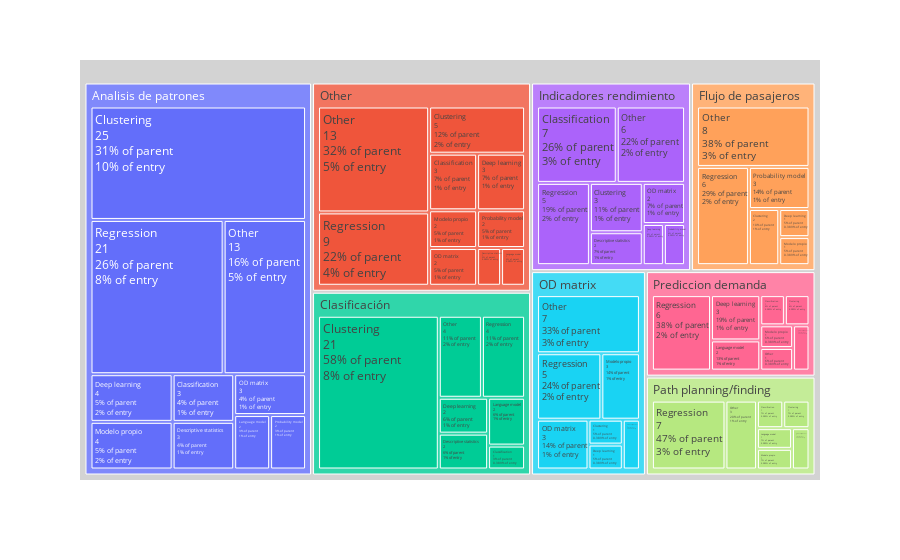

Notebook code cell kept with this figure:
### Code cell
import plotly.express as px
aggregated_table = (
    data[columns]
    .groupby(["Model", "Model type", "Analysis type"])[["ID"]]
    .nunique()
    .groupby(["Model type", "Analysis type"])[["ID"]]
    .sum()
    .sort_values(by="ID")
)
fig = px.treemap(aggregated_table.reset_index(), path=['Analysis type', 'Model type'], values='ID')
fig.update_traces(root_color="lightgrey", textinfo = "label+value+percent parent+percent entry")
#fig.update_layout(margin = dict(t=50, l=25, r=25, b=25))
fig.show()

### Figure 1 — Plotly figure (JSON) as saved in the notebook; plotly's stock layout.template omitted (floating-point values rounded to 4 significant figures)
{"data": [{"branchvalues": "total", "domain": {"x": [0, 1], "y": [0, 1]}, "hovertemplate": "labels=%{label}<br>ID=%{value}<br>parent=%{parent}<br>id=%{id}<extra></extra>", "ids": ["Analisis de patrones/Classification", "Clasificación/Classification", "Indicadores rendimiento/Classification", "Other/Classification", "Path planning/finding/Classification", "Prediccion demanda/Classification", "Analisis de patrones/Clustering", "Clasificación/Clustering", "Flujo de pasajeros/Clustering", "Indicadores rendimiento/Clustering", "OD matrix/Clustering", "Other/Clustering", "Path planning/finding/Clustering", "Prediccion demanda/Clustering", "Analisis de patrones/Deep learning", "Clasificación/Deep learning", "Flujo de pasajeros/Deep learning", "Indicadores rendimiento/Deep learning", "OD matrix/Deep learning", "Other/Deep learning", "Prediccion demanda/Deep learning", "Analisis de patrones/Descriptive statistics", "Clasificación/Descriptive statistics", "Indicadores rendimiento/Descriptive statistics", "Other/Descriptive statistics", "Analisis de patrones/Language model", "Clasificación/Language model", "Other/Language model", "Path planning/finding/Language model", "Prediccion demanda/Language model", "Analisis de patrones/Modelo propio", "Flujo de pasajeros/Modelo propio", "OD matrix/Modelo propio", "Other/Modelo propio", "Path planning/finding/Modelo propio", "Prediccion demanda/Modelo propio", "Analisis de patrones/OD matrix", "Indicadores rendimiento/OD matrix", "OD matrix/OD matrix", "Other/OD matrix", "Analisis de patrones/Other", "Clasificación/Other", "Flujo de pasajeros/Other", "Indicadores rendimiento/Other", "OD matrix/Other", "Other/Other", "Path planning/finding/Other", "Prediccion demanda/Other", "Analisis de patrones/Probability model", "Flujo de pasajeros/Probability model", "Indicadores rendimiento/Probability model", "OD matrix/Probability model", "Other/Probability model", "Path planning/finding/Probability model", "Prediccion demanda/Probability model", "Analisis de patrones/Regression", "Clasificación/Regression", "Flujo de pasajeros/Regression", "Indicadores rendimiento/Regression", "OD matrix/Regression", "Other/Regression", "Path planning/finding/Regression", "Prediccion demanda/Regression", "Analisis de patrones", "Clasificación", "Flujo de pasajeros", "Indicadores rendimiento", "OD matrix", "Other", "Path planning/finding", "Prediccion demanda"], "labels": ["Classification", "Classification", "Classification", "Classification", "Classification", "Classification", "Clustering", "Clustering", "Clustering", "Clustering", "Clustering", "Clustering", "Clustering", "Clustering", "Deep learning", "Deep learning", "Deep learning", "Deep learning", "Deep learning", "Deep learning", "Deep learning", "Descriptive statistics", "Descriptive statistics", "Descriptive statistics", "Descriptive statistics", "Language model", "Language model", "Language model", "Language model", "Language model", "Modelo propio", "Modelo propio", "Modelo propio", "Modelo propio", "Modelo propio", "Modelo propio", "OD matrix", "OD matrix", "OD matrix", "OD matrix", "Other", "Other", "Other", "Other", "Other", "Other", "Other", "Other", "Probability model", "Probability model", "Probability model", "Probability model", "Probability model", "Probability model", "Probability model", "Regression", "Regression", "Regression", "Regression", "Regression", "Regression", "Regression", "Regression", "Analisis de patrones", "Clasificación", "Flujo de pasajeros", "Indicadores rendimiento", "OD matrix", "Other", "Path planning/finding", "Prediccion demanda"], "name": "", "parents": ["Analisis de patrones", "Clasificación", "Indicadores rendimiento", "Other", "Path planning/finding", "Prediccion demanda", "Analisis de patrones", "Clasificación", "Flujo de pasajeros", "Indicadores rendimiento", "OD matrix", "Other", "Path planning/finding", "Prediccion demanda", "Analisis de patrones", "Clasificación", "Flujo de pasajeros", "Indicadores rendimiento", "OD matrix", "Other", "Prediccion demanda", "Analisis de patrones", "Clasificación", "Indicadores rendimiento", "Other", "Analisis de patrones", "Clasificación", "Other", "Path planning/finding", "Prediccion demanda", "Analisis de patrones", "Flujo de pasajeros", "OD matrix", "Other", "Path planning/finding", "Prediccion demanda", "Analisis de patrones", "Indicadores rendimiento", "OD matrix", "Other", "Analisis de patrones", "Clasificación", "Flujo de pasajeros", "Indicadores rendimiento", "OD matrix", "Other", "Path planning/finding", "Prediccion demanda", "Analisis de patrones", "Flujo de pasajeros", "Indicadores rendimiento", "OD matrix", "Other", "Path planning/finding", "Prediccion demanda", "Analisis de patrones", "Clasificación", "Flujo de pasajeros", "Indicadores rendimiento", "OD matrix", "Other", "Path planning/finding", "Prediccion demanda", "", "", "", "", "", "", "", ""], "root": {"color": "lightgrey"}, "textinfo": "label+value+percent parent+percent entry", "type": "treemap", "values": [3, 1, 7, 3, 1, 1, 25, 21, 2, 3, 1, 5, 1, 1, 4, 2, 1, 1, 1, 3, 3, 3, 2, 2, 1, 2, 2, 1, 1, 2, 4, 1, 3, 2, 1, 1, 3, 2, 3, 2, 13, 4, 8, 6, 7, 13, 3, 1, 2, 3, 1, 1, 2, 1, 1, 21, 4, 6, 5, 5, 9, 7, 6, 80, 36, 21, 27, 21, 41, 15, 16]}], "layout": {"legend": {"tracegroupgap": 0}, "margin": {"t": 60}}}
